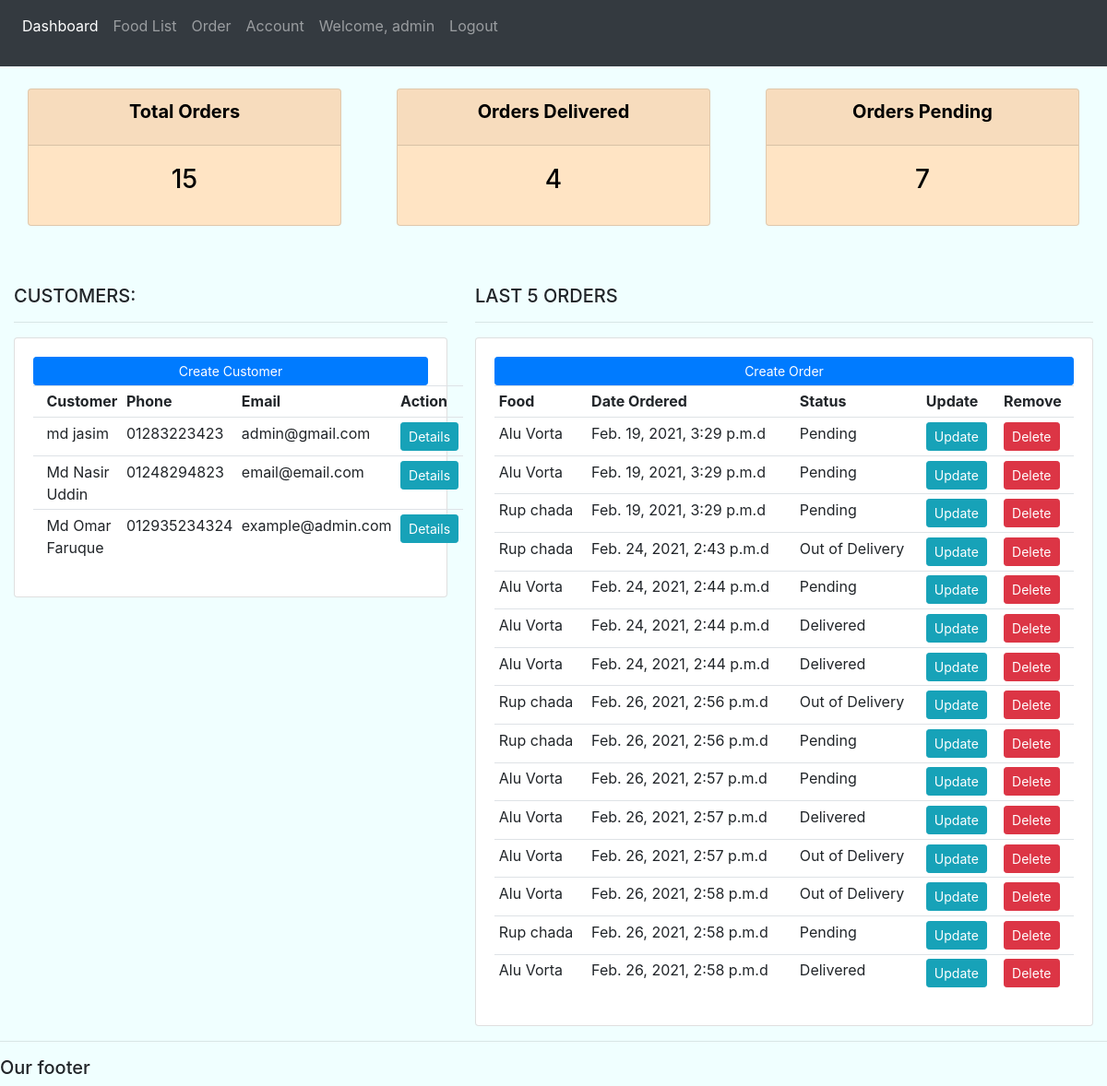
The app's page / (signed in) with its own data.
### foodorder/models.py (models this page shows, shortened)
class Customer(models.Model):
    name = models.CharField(max_length=200, null=False)
    phone = models.CharField(max_length=20, null=True)
    email = models.EmailField()
    date_created = models.DateTimeField(auto_now=True, null=True)

class FoodOrder(models.Model):
    customer = models.ForeignKey(Customer, null=True, on_delete=models.SET_NULL)
    food = models.ForeignKey(Food, null=True, on_delete=models.SET_NULL)
    date_created = models.DateTimeField(auto_now_add=True, null=True)
    status = models.CharField(max_length=100, null=True, choices=STATUS)

class Food(models.Model):
    food_name = models.CharField(max_length=200, null=False)
    category = models.CharField(max_length=100, null=True, choices=CATEGORY)
    price = models.FloatField(null=True)
    description = models.TextField()
    date_created = models.DateTimeField(auto_now_add=True, null=True)
    tag = models.ManyToManyField(Tag)
    def __str__(self):
        return self.food_name

### foodorder/decorators.py (the view)
        def wrapper_fun(request, *args, **kwargs):
            group = None
            if request.user.groups.exists():
                group = request.user.groups.all()[0].name
            if group in allowed_roles:
                return view_func(request, *args, **kwargs)
            else:
                return render(request, 'foodorder/forbidden404.html')

### foodorder/views.py (called while the page is built)
@login_required(login_url='login')
@allowed_user(allowed_roles=['admin'])
def dashboard(request):
    orders = FoodOrder.objects.all()
    customers = Customer.objects.all()
    total_orders = orders.count()
    total_customers = customers.count()
    pending_del = orders.filter(status='Pending').count()
    order_delivered = orders.filter(status='Delivered').count()
    context = {
        'orders': orders,
        'customers': customers,
        'total_orders': total_orders,
        'total_customers': total_customers,
        'pending_orders': pending_del,
        'order_delivered': order_delivered
    }
    return render(request, 'foodorder/dashboard.html', context=context)

### templates/foodorder/dashboard.html
{% extends 'foodorder/master.html' %}
{% block content %}
    {% include 'foodorder/status.html' %}
    <br>
    <br>
    <div class="row">
        <div class="col-md-5">
            <h5>CUSTOMERS:</h5>
            <hr>
            <div class="card card-body">
                <a class="btn btn-primary  btn-sm btn-block" href="">Create Customer</a>
                <table class="table table-sm">
                    <tr>
                        <th></th>
                        <th>Customer</th>
                        <th>Phone</th>
                        <th>Email</th>
                        <th>Action</th>
                    </tr>
                    {% for customer in customers %}
                        <tr>
                            <td></td>
                            <td>{{ customer.name }}</td>
                            <td>{{ customer.phone }}</td>
                            <td>{{ customer.email }}</td>
                            <td><a href="{% url 'cus_details' customer.id %}" class="btn btn-sm btn-info">Details</a></td>
                        </tr>
                    {% endfor %}
                </table>
            </div>
        </div>
        <div class="col-md-7">
            <h5>LAST 5 ORDERS</h5>
            <hr>
            <div class="card card-body">
                <a class="btn btn-primary  btn-sm btn-block" href="#}">Create Order</a>
                <table class="table table-sm">
                    <tr>
                        <th>Food</th>
                        <th>Date Ordered</th>
                        <th>Status</th>
                        <th>Update</th>
                        <th>Remove</th>
                    </tr>
                    {% for order in orders %}
                        <tr>
                            <td>{{ order.food }}</td>
                            <td>{{ order.date_created }}d</td>
                            <td>{{ order.status }}</td>
                            <td><a href="{% url "update_food_order" order.id %}" class="btn btn-sm btn-info">Update</a>
                            </td>
                            <td><a href="{% url "delete_food_order" order.id %}" class="btn btn-sm btn-danger">Delete</a></td>
                        </tr>
                    {% endfor %}
                </table>
            </div>
        </div>
    </div>
{% endblock %}

### templates/foodorder/master.html (shortened to what this page needs)
{% load static %}
<!DOCTYPE html>
<html>
<head>
    <link rel="stylesheet" href="https://stackpath.bootstrapcdn.com/bootstrap/4.3.1/css/bootstrap.min.css"
>
    <link rel="stylesheet" href="{% static '/css/style.css' %}">
</head>
<body>
{% include 'foodorder/nav.html' %}
<div class="container-fluid">
    {% block content %}
    {% endblock %}
</div>
<hr>
<h5>Our footer</h5>
</body>
</html>

### templates/foodorder/nav.html (shortened to what this page needs)
<nav class="navbar navbar-expand-lg navbar-dark bg-dark">
    <div class="collapse navbar-collapse" id="navbarNav">
        <ul class="navbar-nav">
            <li class="nav-item active">
                <a class="nav-link" href="{% url 'home' %}">Dashboard</a>
            </li>
            <li class="nav-item">
                <a class="nav-link" href="{% url 'food_list' %}">Food List</a>
            </li>
            <li class="nav-item">
                <a class="nav-link" href="#">Order</a>
            </li>
            <li class="nav-item">
                <a class="nav-link" href="#">Account</a>
            </li>
            <li class="nav-item">
                <p class="nav-link">Welcome, {{ request.user }}</p>
            </li>
            <li class="nav-item">
                <a class="nav-link" href="{% url 'logout' %}">Logout</a>
            </li>
        </ul>
    </div>
</nav>

### templates/foodorder/status.html
<br>
<div class="row">
    <div class="col">
        <div class="col-md">
            <div class="card text-center text-white  mb-3" id="total-orders">
                <div class="card-header">
                    <h5 class="card-title font-weight-bold" style="color: black">Total Orders</h5>
                </div>
                <div class="card-body">
                    <h3 class="card-title" style="color: black">{{ total_orders }}</h3>
                </div>
            </div>
        </div>
    </div>
    <div class="col">
        <div class="col-md">
            <div class="card text-center text-white  mb-3" id="orders-delivered">
                <div class="card-header">
                    <h5 class="card-title font-weight-bold" style="color: black">Orders Delivered</h5>
                </div>
                <div class="card-body">
                    <h3 class="card-title" style="color: black">{{ order_delivered }}</h3>
                </div>
            </div>
        </div>
    </div>
    <div class="col">
        <div class="col-md">
            <div class="card text-center text-white  mb-3" id="orders-pending">
                <div class="card-header">
                    <h5 class="card-title font-weight-bold" style="color: black">Orders Pending</h5>
                </div>
                <div class="card-body">
                    <h3 class="card-title" style="color: black">{{ pending_orders }}</h3>
                </div>
            </div>
        </div>
    </div>
</div>

### static/css/style.css (style rules this page uses)
body { background-color: azure; }
#total-orders { background-color: bisque; }
#orders-delivered { background-color: bisque; }
#orders-pending { background-color: bisque; }

### records on screen
Customer: name "md jasim", phone "01283223423", email "admin@gmail.com"
Customer: name "Md Nasir Uddin", phone "01248294823", email "email@email.com"
Customer: name "Md Omar Faruque", phone "012935234324", email "example@admin.com"
FoodOrder: food "Alu Vorta", date_created "Feb. 19, 2021, 3:29 p.m.", status "Pending"
FoodOrder: food "Alu Vorta", date_created "Feb. 19, 2021, 3:29 p.m.", status "Pending"
FoodOrder: food "Rup chada", date_created "Feb. 19, 2021, 3:29 p.m.", status "Pending"
FoodOrder: food "Rup chada", date_created "Feb. 24, 2021, 2:43 p.m.", status "Out of Delivery"
FoodOrder: food "Alu Vorta", date_created "Feb. 24, 2021, 2:44 p.m.", status "Pending"
FoodOrder: food "Alu Vorta", date_created "Feb. 24, 2021, 2:44 p.m.", status "Delivered"
FoodOrder: food "Alu Vorta", date_created "Feb. 24, 2021, 2:44 p.m.", status "Delivered"
FoodOrder: food "Rup chada", date_created "Feb. 26, 2021, 2:56 p.m.", status "Out of Delivery"
FoodOrder: food "Rup chada", date_created "Feb. 26, 2021, 2:56 p.m.", status "Pending"
FoodOrder: food "Alu Vorta", date_created "Feb. 26, 2021, 2:57 p.m.", status "Pending"
FoodOrder: food "Alu Vorta", date_created "Feb. 26, 2021, 2:57 p.m.", status "Delivered"
FoodOrder: food "Alu Vorta", date_created "Feb. 26, 2021, 2:57 p.m.", status "Out of Delivery"
FoodOrder: food "Alu Vorta", date_created "Feb. 26, 2021, 2:58 p.m.", status "Out of Delivery"
FoodOrder: food "Rup chada", date_created "Feb. 26, 2021, 2:58 p.m.", status "Pending"
FoodOrder: food "Alu Vorta", date_created "Feb. 26, 2021, 2:58 p.m.", status "Delivered"

### other values on screen
{{ request.user }} "admin"
{{ total_orders }} "15"
{{ order_delivered }} "4"
{{ pending_orders }} "7"
